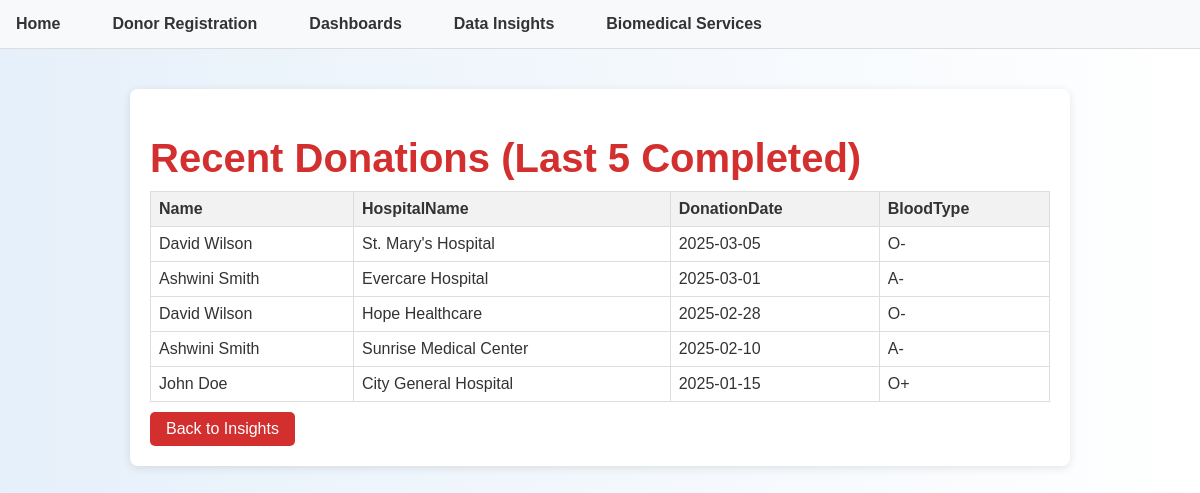
Before: /recent_donations with the older database file.
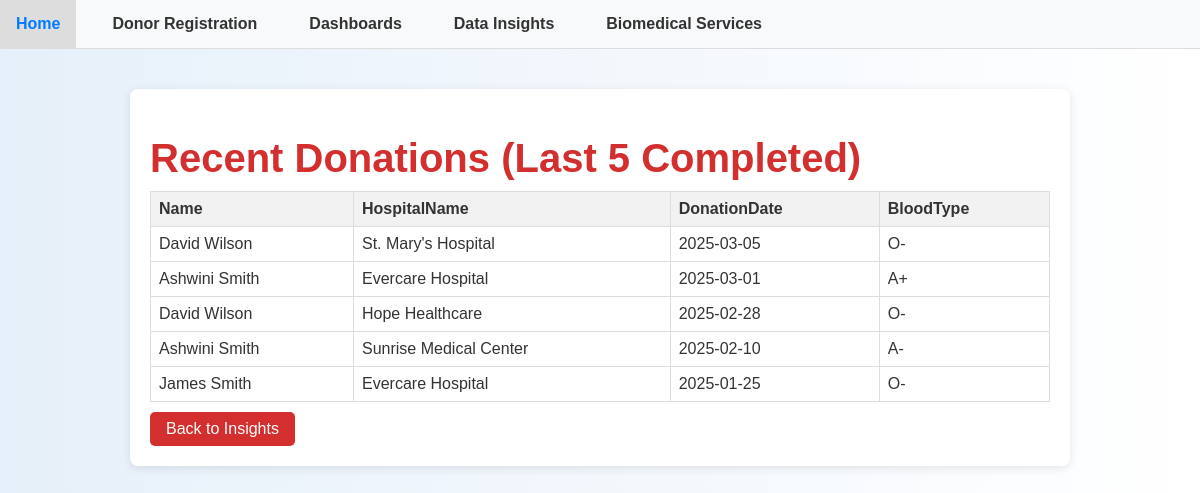
After: the same page with the newer database file.
### tables this page shows
CREATE TABLE Donations (
    DonationID INTEGER PRIMARY KEY AUTOINCREMENT,
    DonorID INTEGER NOT NULL,
    HospitalID INTEGER NOT NULL,
    DonationDate DATE NOT NULL,
    BloodType TEXT NOT NULL,
    Status TEXT NOT NULL CHECK (Status IN ('Completed', 'Scheduled')),
    FOREIGN KEY (DonorID) REFERENCES Donors(DonorID) ON DELETE CASCADE,
    FOREIGN KEY (HospitalID) REFERENCES Hospitals(HospitalID) ON DELETE CASCADE
);

CREATE TABLE Donors (
    DonorID INTEGER PRIMARY KEY AUTOINCREMENT,
    Name TEXT NOT NULL,
    DateOfBirth DATE NOT NULL,
    BloodType TEXT NOT NULL CHECK (BloodType IN ('A+', 'A-', 'B+', 'B-', 'AB+', 'AB-', 'O+', 'O-')),
    ContactInfo TEXT NOT NULL,
    Email TEXT UNIQUE NOT NULL,
    LastDonationDate DATE
);

CREATE TABLE Hospitals (
    HospitalID INTEGER PRIMARY KEY AUTOINCREMENT,
    Name TEXT NOT NULL,
    Location TEXT NOT NULL,
    ContactInfo TEXT NOT NULL,
    HospitalType TEXT NOT NULL CHECK (HospitalType IN ('Public', 'Private', 'Military', 'Other'))
);

### app.py (the view)
@app.route('/recent_donations')
def recent_donations():
    conn = get_db()
    query = '''
    SELECT Donors.Name, Hospitals.Name AS HospitalName, Donations.DonationDate, Donations.BloodType
    FROM Donations
    JOIN Donors ON Donations.DonorID = Donors.DonorID
    JOIN Hospitals ON Donations.HospitalID = Hospitals.HospitalID
    WHERE Donations.Status = 'Completed'
    ORDER BY Donations.DonationDate DESC
    LIMIT 5
    '''
    results = conn.execute(query).fetchall()
    for row in results:
        print(f"Donor: {row['Name']}, BloodType: {row['BloodType']}, Date: {row['DonationDate']}")
    conn.commit()  # Ensure any pending changes are committed
    return render_template('query_results.html', results=results, title="Recent Donations (Last 5 Completed)")

### app.py (called while the page is built)
def get_db():
    conn = sqlite3.connect('database.db')
    conn.row_factory = sqlite3.Row
    return conn

### templates/query_results.html
{% extends "layout.html" %}
{% block content %}
<div class="container">
    <h1>{{ title }}</h1>
    {% if results %}
        <table>
            <tr>
                {% for key in results[0].keys() if key not in ['DonorID', 'HospitalID'] %}
                    <th>{{ key }}</th>
                {% endfor %}
            </tr>
            {% for row in results %}
            <tr>
                {% for key in row.keys() if key not in ['DonorID', 'HospitalID'] %}
                    <td>
                        {% if key == 'LastDonationDate' %}
                            {{ row[key] if row[key] else "Never Donated" }}
                        {% else %}
                            {{ row[key] }}
                        {% endif %}
                    </td>
                {% endfor %}
            </tr>
            {% endfor %}
        </table>
    {% else %}
        <p>No results found.</p>
    {% endif %}
    <a href="{{ url_for('insights') }}" class="btn">Back to Insights</a>
</div>
{% endblock %}

Changed rows visible on the page:
no longer on this page (row unchanged): Donations: Name "John Doe" "City General Hospital" "2025-01-15" "O+"
now on this page (row edited): Donations: Name "James Smith" "Evercare Hospital" "2025-01-25" "O-"
Other visible differences:
new list line: "A+"
list line gone: "A-"
